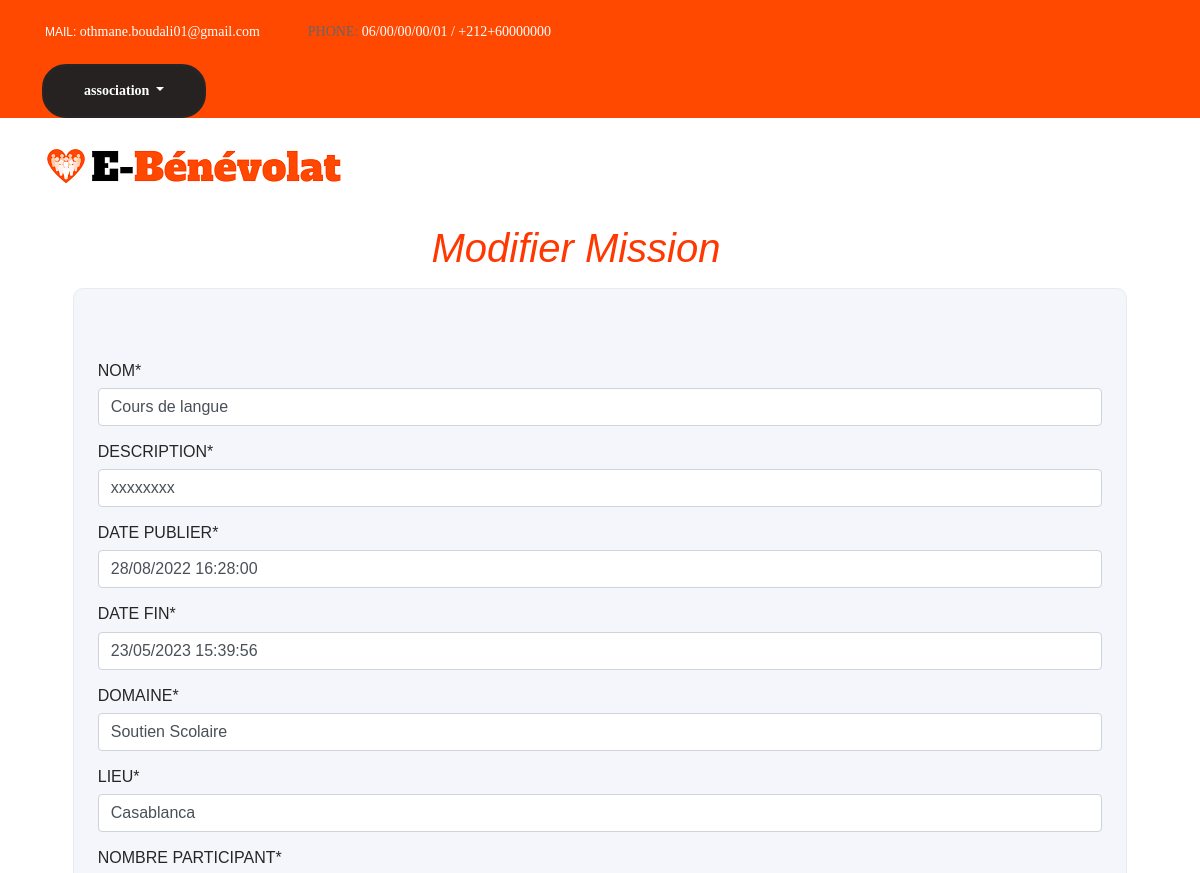
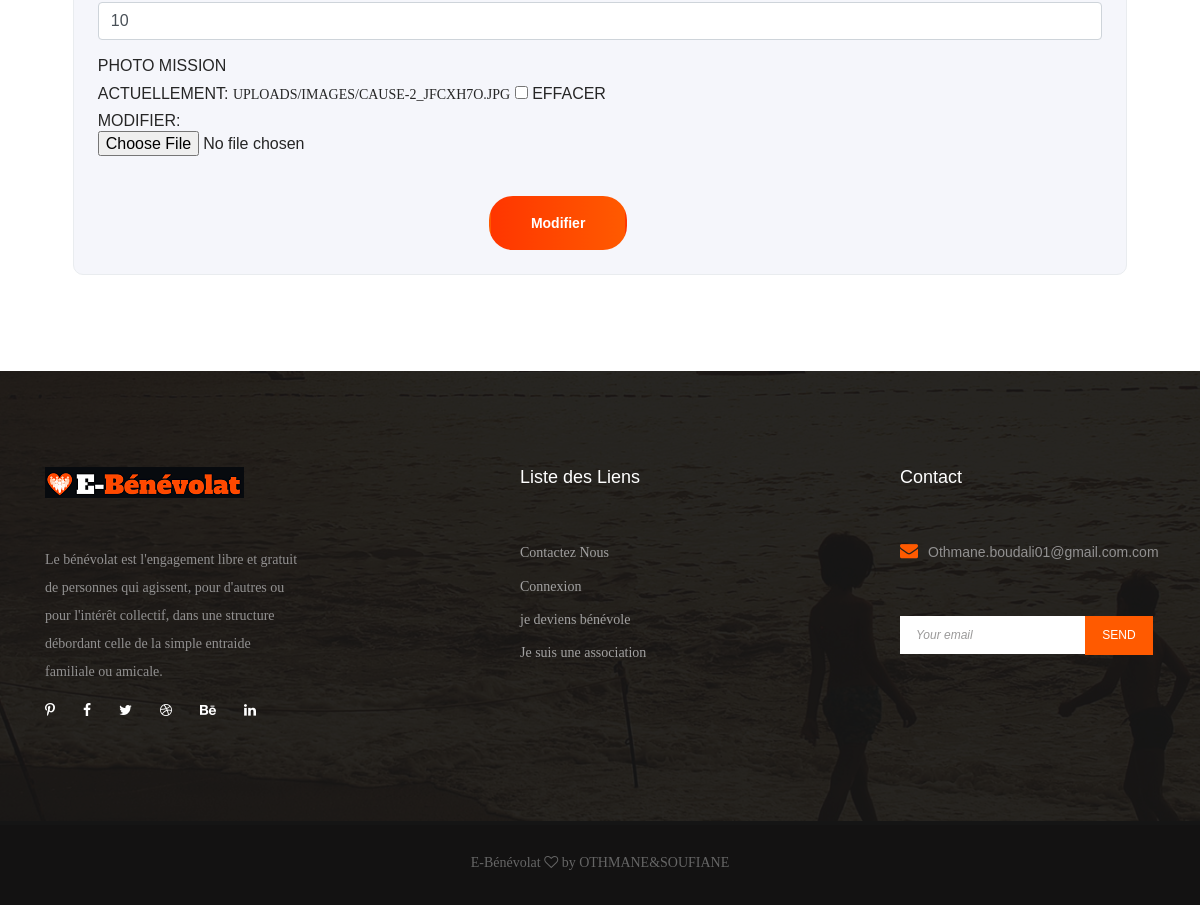
The app's page /association/mission_detail/cours-de-langue/update/ (signed in) with its own data (2 pictures, top to bottom).
### users/models.py (models this page shows)
class  User(AbstractUser):
    est_association = models.BooleanField(default=False)
    est_benevolat = models.BooleanField(default=False)
    username = models.CharField(max_length=30,unique=True)
    email = models.EmailField()
    password1 = models.CharField(max_length=20,null=True)
    password2 = models.CharField(max_length=20,null=True)

### association/models.py (models this page shows, shortened)
class Mission(models.Model):
        domaine_prefere = (
        ('Sport', 'Sport'),
        ('Santer', 'Santer'),
        ('Soutien Scolaire', 'Soutien Scolaire'),
        ('Aides Sociales', 'Aides Sociales'),
        ('Entreprenariat', 'Entreprenariat'),
        ('Informatique', 'Informatique'),
        ('Animation', 'Animation'),
        )
        nom=models.CharField(max_length=50,null=False,blank=False)
        description=models.CharField(max_length=150,null=False,blank=False)
        date_publier=models.DateTimeField()
        date_modification=models.DateTimeField(auto_now=True)
        date_fin=models.DateTimeField(default=timezone.now)
        domaine=models.CharField(max_length=20, choices=domaine_prefere)
        lieu=models.CharField(max_length=50,null=False,blank=False)
        nombre_participant=models.CharField(max_length=50,null=False,blank=False)
        photo_mission = models.ImageField( upload_to='uploads/images',null=True,blank=True)
        slug=models.SlugField(null=True,blank=True)
        association=models.ForeignKey(User,on_delete = models.CASCADE,null=True,blank=True)
        class Meta:
            ordering = ('-date_publier',)

### association/views.py (the view)
# urls.py: path('mission_detail/<slug:slug>/update/', views.mission_update.as_view(), name='mission_update'),
class mission_update(LoginRequiredMixin, UpdateView):
    model = Mission
    template_name = 'Association/mission_update.html'
    form_class = MissionForm
    success_url = '/association/'

### association/forms.py
class MissionForm(forms.ModelForm):
     class Meta:
        model = Mission
        fields = ['nom','description','date_publier','date_fin',
                'domaine','lieu','nombre_participant',
                'photo_mission',]

### templates/Association/mission_update.html (shortened to what this page needs)
{% extends 'home/base.html' %}
{% block content %}
{% load crispy_forms_tags %}
<div class="container mt-3 pb-5">
    <h1 class="text-title text-center mr-5">
       Modifier Mission
    </h1>
<div class="border mt-3 p-4 mb-5">
    <form method="POST" class="mt-5" enctype="multipart/form-data">
        {{form|crispy}}
        <div class="col-11 text-center mt-3">
            <input class="btn gradient-bg mt-4" type="submit" value="Modifier"/>
        </div>
    </form>
</div>
</div>
{% endblock content %}

### templates/home/base.html (shortened to what this page needs)
{% load static %}
<!DOCTYPE html>
<html lang="en">
<head>
    <link href="https://cdn.jsdelivr.net/npm/bootstrap@5.0.0/dist/css/bootstrap.min.css" rel="stylesheet">
    <link rel="stylesheet" type="text/css" href="{% static 'vendor/bootstrap/css/bootstrap.min.css' %}">
    <link rel="stylesheet" type="text/css" href="{% static 'fonts/font-awesome-4.7.0/css/font-awesome.min.css' %}">
    <link rel="stylesheet" type="text/css" href="{% static 'fonts/iconic/css/material-design-iconic-font.min.css' %}">
    <link rel="stylesheet" type="text/css" href="{% static 'vendor/animate/animate.css' %}">
    <link rel="stylesheet" type="text/css" href="{% static 'vendor/css-hamburgers/hamburgers.min.css' %}">
    <link rel="stylesheet" type="text/css" href="{% static 'vendor/animsition/css/animsition.min.css' %}">
    <link rel="stylesheet" type="text/css" href="{% static 'vendor/select2/select2.min.css' %}">
    <link rel="stylesheet" type="text/css" href="{% static 'vendor/daterangepicker/daterangepicker.css'%}">
    <link rel="stylesheet" type="text/css" href="{% static 'css/util.css' %}">
        <link rel="stylesheet" href="{% static 'css/bootstrap.min.css' %}">
        <link rel="stylesheet" href="{% static 'css/bootstrap.css' %}">
        <link rel="stylesheet" href="{% static 'css/font-awesome.min.css' %}">
        <link rel="stylesheet" href="{% static 'css/font-awesome.css' %}">
        <link rel="stylesheet" href="{% static 'css/elegant-fonts.css' %}">
        <link rel="stylesheet" href="{% static 'css/themify-icons.css' %}">
        <link rel="stylesheet " href="{% static 'css/swiper.min.css' %}">
        <link rel="stylesheet " href="{% static 'css/swiper.css' %}">
    <link rel="stylesheet" href="{% static 'css/bootstrap.min.css' %}">
    <link rel="stylesheet" href="{% static 'css/font-awesome.min.css' %}">
    <link rel="stylesheet" href="{% static 'css/elegant-fonts.css' %}">
    <link rel="stylesheet" href="{% static 'css/themify-icons.css' %}">
    <link rel="stylesheet" href="{% static 'css/swiper.min.css' %}">
    <link rel="stylesheet" href="{% static 'css/style.css' %}">
</head>
<body>
    <header class="site-header">
      <div class="top-header-bars">
        <div class="container">
          <div class="row flex-wrap justify-content-center justify-content-lg-between align-items-lg-center">
            <div class="col-12 col-lg-8 d-none d-md-flex flex-wrap justify-content-center justify-content-lg-start mb-3 mb-lg-0">
              <div class="header-bar-emails">
                MAIL: <a href="{% url 'contactez_nous' %}">othmane.boudali01@gmail.com</a>
              </div>
              <div class="header-bar-text">
                <p>
                  PHONE: <span>06/00/00/00/01 / +212+60000000</span>
                </p>
              </div>
            </div>
            {% if user.is_authenticated %}
            <div>
              <div class="vh-header--account">
                <div class="dropdown show">
                  <a style="color: #fff;text-decoration: navajowhite;background: #262222;" class="btn donate-btn dropdown-toggle" href="#" role="button" id="dropdownMenuLink" data-bs-toggle="dropdown" aria-expanded="false">
                    {% if user.est_association %}
                    <span>
                      <strong>
                        {{user.username}}
                      </strong>
                    </span>
                    {% elif user.est_benevolat %}
                      <span class="text-gray text-height-1">
                        {{user.username}}
                      </span>
                    {% endif %}
                  </a>
              </div>
            </div>
            </div>
            {% endif %}
          </div>
        </div>
      </div>
  <div class="nav-bar">
        <div class="container">
          <div class="row">
            <div class="col-12 d-flex flex-wrap justify-content-between align-items-center">
              <div class="site-branding d-flex align-items-center">
                <a class="d-block" href="/" rel="home">
                  <img
                    class="d-block"
                    src="{% static 'images/logo1.png' %}"
                    alt="logo"
                  />
                </a>
              </div>
                {% if user.is_authenticated %}
              </div>
                     {% endif %}
            </div>
          </div>
        </div>
  </header>
    <div>
        {% block content %}
        {% endblock content %}
    </div>
    <footer class="site-footer">
      <div class="footer-widgets">
        <div class="container">
          <div class="row">
            <div class="col-12 col-md-6 col-lg-3">
              <div class="foot-about">
                <h2>
                  <a class="foot-logo" href="#"
                    ><img src="{% static 'images/footer-logo3.png' %}" alt=""
                  /></a>
                </h2>
                <p>
                  Le bénévolat est l'engagement libre et gratuit de personnes qui agissent,
                  pour d'autres ou pour l'intérêt collectif, dans une structure débordant celle de la simple entraide familiale ou amicale.
                </p>
                <ul class="d-flex flex-wrap align-items-center">
                  <li>
                    <a href="#"><i class="fa fa-pinterest-p"></i></a>
                  </li>
                  <li>
                    <a href="#"><i class="fa fa-facebook"></i></a>
                  </li>
                  <li>
                    <a href="#"><i class="fa fa-twitter"></i></a>
                  </li>
                  <li>
                    <a href="#"><i class="fa fa-dribbble"></i></a>
                  </li>
                  <li>
                    <a href="#"><i class="fa fa-behance"></i></a>
                  </li>
                  <li>
                    <a href="#"><i class="fa fa-linkedin"></i></a>
                  </li>
                </ul>
              </div>
            </div>
            <div class="col-12 col-md-6 col-lg-2 mt-5 mt-md-0">
            </div>
            <div class="col-12 col-md-6 col-lg-4 mt-5 mt-md-0">
              <h2>Liste des Liens</h2>
              <ul>
                <li><a href="{% url 'contactez_nous' %}">Contactez Nous</a></li>
                <li><a href="{% url 'login_user' %}">Connexion</a></li>
                <li><a href="{% url 'registerB' %}">je deviens bénévole</a></li>
                <li><a href="{% url 'registerA' %}">Je suis une association</a></li>
              </ul>
            </div>
            <div class="col-12 col-md-6 col-lg-3 mt-5 mt-md-0">
              <div class="foot-contact">
                <h2>Contact</h2>
                <ul>
                  <li>
                    <i class="fa fa-envelope"></i
                    ><span>Othmane.boudali01@gmail.com.com</span>
                  </li>
                </ul>
              </div>
              <div class="subscribe-form">
                <form class="d-flex flex-wrap align-items-center">
                  <input type="email" placeholder="Your email" />
                  <input type="submit" value="send" />
                </form>
              </div>
            </div>
          </div>
        </div>
      </div>
      <div class="footer-bar">
        <div class="container">
          <div class="row">
            <div class="col-12">
              <p class="m-0">
                             E-Bénévolat
                <i class="fa fa-heart-o" aria-hidden="true"></i> by
                <a  target="_blank">OTHMANE&SOUFIANE</a>
              </p>
            </div>
          </div>
        </div>
      </div>
    </footer>
</body>
</html>

### records on screen
User: username "association"
Mission: nom "Cours de langue", description "xxxxxxxx", date_publier "28/08/2022 16:28:00", date_fin "23/05/2023 15:39:56", domaine "Soutien Scolaire", lieu "Casablanca", nombre_participant "10"
